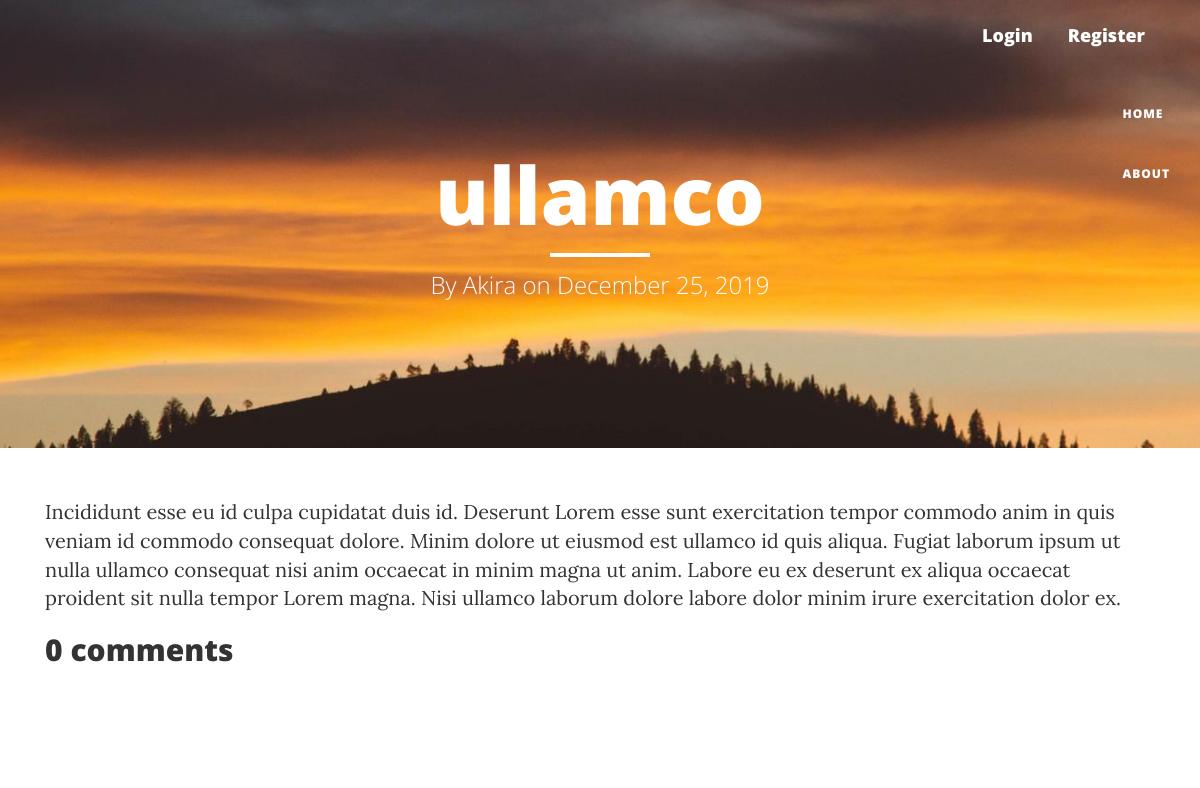
The page /article/38/ on the database its author committed.
### blog/models.py (models this page shows, shortened)
class Article(models.Model):
    title = models.CharField(max_length=100)
    intro = models.CharField(max_length=500, null=True)
    content = models.TextField()
    date_posted = models.DateTimeField(default=timezone.now)
    author = models.ForeignKey(User, on_delete=models.CASCADE, related_name='articles')

### blog/views.py (the view)
# urls.py: path('article/<int:pk>/', article_detail, name='article-detail'),
def article_detail(request, pk=None):
    template_name = 'blog/article_detail.html'
    article = get_object_or_404(Article, pk=pk)
    user = request.user
    comments = article.comments.filter()
    new_comment = None
    if request.method == 'POST':
        form = CommentForm(data=request.POST)
        if form.is_valid():
            new_comment = form.save(commit=False)
            new_comment.article = article
            new_comment.author = user
            new_comment.save()
            return redirect(request.get_full_path())
    else:
        form = CommentForm()
    return render(request, template_name, {'article': article,
                                           'comments': comments,
                                           'new_comment': new_comment,
                                           'form': form})

### blog/templates/blog/article_detail.html (shortened to what this page needs)
{% extends "blog/basic.html" %}
{% load crispy_forms_tags %}
{% block header %}
<h1>{{ article.title }}</h1>
<hr class="small">
<span class="subheading">By {{ article.author }} on {{ article.date_posted|date:"F d, Y" }}</span>
{% endblock header %}
{% block content %}
<div class="media-body">
    <div class="article-content">{{ article.content }}</div>
</div>
<h2>{{ comments.count }} comments</h2>
<div class="card-body">
</div>
{% endblock content %}

### rows shown on the page
Article: title "ullamco", author "Akira", date_posted "December 25, 2019", content "Incididunt esse eu id culpa cupidatat duis id. Deserunt Lorem esse sunt exercitation tempor commodo anim in quis veniam id commodo consequat dolore. Minim dolore ut eiusmod est ullamco id quis aliqua. Fugiat laborum ipsum ut nulla ullamco consequat nisi anim occaecat in minim magna ut anim. Labore eu ex deserunt ex aliqua occaecat proident sit nulla tempor Lorem magna. Nisi ullamco laborum dolore labore dolor minim irure exercitation dolor ex."

### other values the page prints
{{ comments.count }} "0"
